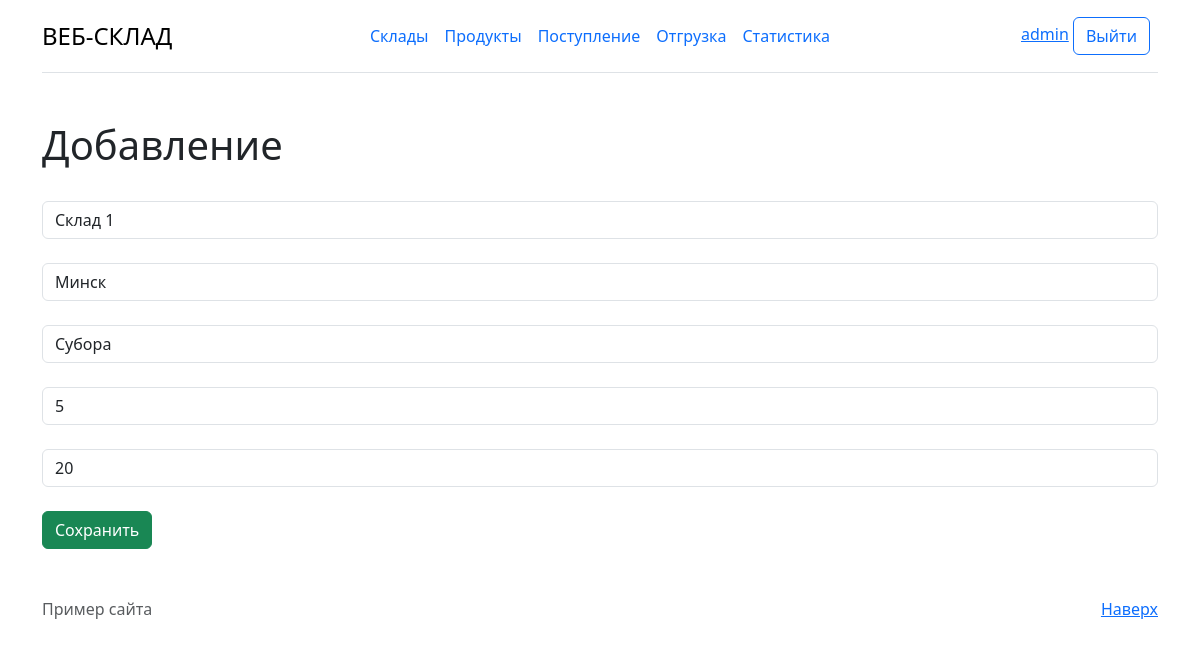
The page /warehouses/1/update (signed in) on the database its author committed.
### warehouses/models.py (models this page shows, shortened)
class Stock(models.Model):
    title = models.CharField('Название',max_length = 50)
    city = models.CharField('Город', max_length = 50)
    street = models.CharField('Улица', max_length = 50)
    address = models.CharField('Адрес', max_length = 50)
    number_racks = models.IntegerField('Количество стиложей')
    occupancy_status = models.FloatField('Заполниность стиложей',default=0)
    class Meta:
        verbose_name = "Склад"
        verbose_name_plural = "Склады"

### warehouses/views.py (the view)
# urls.py: path('<int:pk>/update', views.StockUpdateView.as_view(), name = "warehouses/stock_update"),
class StockUpdateView(LoginRequiredMixin,UpdateView):
    model = Stock
    template_name = "warehouses/add.html"
    form_class = StockForm

### warehouses/forms.py
class StockForm(ModelForm):
     class Meta:
        model = Stock
        fields = ['title', 'city', 'street', 'address', 'number_racks']
        widgets = {
            'title': TextInput(attrs = {
                'class': 'form-control',
                'placeholder':"Название склада"
            }),
            'city': TextInput(attrs = {
                'class': 'form-control',
                'placeholder':"Название города"
            }),
            'street': TextInput(attrs = {
                'class': 'form-control',
                'placeholder':"Название улицы"
            }),
            'address': TextInput(attrs = {
                'class': 'form-control',
                'placeholder':"Номер дома"
            }),
            'number_racks': NumberInput(attrs ={
                'class': 'form-control',
                'placeholder':"Количесто стилажей",
                'min': 0,
            }),
        }

### warehouses/templates/warehouses/add.html (shortened to what this page needs)
{% extends 'main/layout.html'%}
{% block container %}
<div class="container mt-5 md-5">
    <h1>Добавление</h1>
    <br>
    <form method="post">
        {{form.title}}<br>
        {{form.city}}<br>
        {{form.street}}<br>
        {{form.address}}<br>
        {{form.number_racks}}<br>
        <button type="submit" class="btn btn-success">Сохранить</button>
    </form>
</div>
{% endblock %}

### main/templates/main/layout.html (shortened to what this page needs)
{% load static%}
<!DOCTYPE HTML>
<html lang="en">
<head>
    <link href="https://cdn.jsdelivr.net/npm/bootstrap@5.3.3/dist/css/bootstrap.min.css" rel="stylesheet">
</head>
<body>
<div class="container">
    <header class="d-flex flex-wrap align-items-center justify-content-center justify-content-md-between py-3 mb-4 border-bottom">
        <div class="col-md-3 mb-2 mb-md-0">
            <a href="/" class="d-inline-flex link-body-emphasis text-decoration-none">
                <span class="fs-4">ВЕБ-СКЛАД</span>
            </a>
        </div>
        <ul class="nav col-12 col-md-auto mb-2 justify-content-center mb-md-0">
            <li><a href="{% url 'warehouses/main'%}" class="nav-link px-2 ">Склады</a></li>
            <li><a href="{% url 'product/main'%}" class="nav-link px-2">Продукты</a></li>
            <li><a href="{% url 'item/add_item'%}" class="nav-link px-2">Поступление</a></li>
            <li><a href="{% url 'item/sales_item'%}" class="nav-link px-2">Отгрузка</a></li>
            <li><a href="{% url 'view_func'%}" class="nav-link px-2">Статистика</a></li>
        </ul>
        <div class="col-md-3 text-end">
            {% if user.is_authenticated %}
            <a href="/user/account">{{ user.get_username }}</a>
            <a href="{% url 'logout'%}?next={{request.path}}" type="button"
            onclick="event.preventDefault(); document.getElementById('logout-form').submit();"
            class="btn btn-outline-primary me-2">Выйти</a>
            {% else %}
            <a href="{% url 'login'%}?next={{request.path}}" type="button"
            class="btn btn-outline-primary me-2">Войти</a>
            <a href="/registration" type="button" class="btn btn-primary">Регистрация</a>
            {% endif %}
        </div>
    </header>
</div>
{% block container %}
{% endblock %}
    <footer class="text-muted py-5">
        <div class="container">
            <p class="float-end mb-1">
                <a href="#">Наверх</a>
            </p>
            <p class="mb-1">Пример сайта </p>
        </div>
    </footer>
</body>
</html>

### rows shown on the page
Stock: title "Склад 1", city "Минск", street "Субора", address "5", number_racks "20"

### other values the page prints
{{ user.get_username }} "admin"
